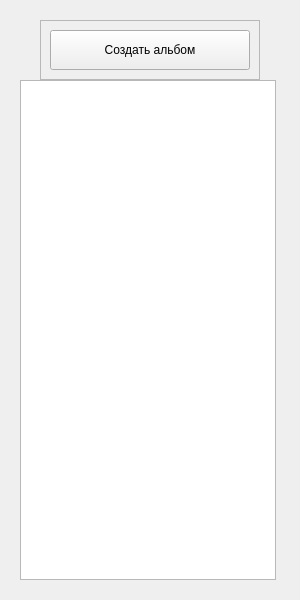
<?xml version="1.0" encoding="UTF-8"?>
<ui version="4.0">
 <class>AlbumListWidget</class>
 <widget class="QWidget" name="AlbumListWidget">
  <property name="geometry">
   <rect>
    <x>0</x>
    <y>0</y>
    <width>300</width>
    <height>600</height>
   </rect>
  </property>
  <property name="sizePolicy">
   <sizepolicy hsizetype="Fixed" vsizetype="Fixed">
    <horstretch>0</horstretch>
    <verstretch>0</verstretch>
   </sizepolicy>
  </property>
  <property name="windowTitle">
   <string>Form</string>
  </property>
  <widget class="QFrame" name="frame">
   <property name="geometry">
    <rect>
     <x>40</x>
     <y>20</y>
     <width>220</width>
     <height>60</height>
    </rect>
   </property>
   <property name="sizePolicy">
    <sizepolicy hsizetype="Expanding" vsizetype="Fixed">
     <horstretch>0</horstretch>
     <verstretch>0</verstretch>
    </sizepolicy>
   </property>
   <property name="minimumSize">
    <size>
     <width>0</width>
     <height>60</height>
    </size>
   </property>
   <property name="maximumSize">
    <size>
     <width>16777215</width>
     <height>0</height>
    </size>
   </property>
   <property name="frameShape">
    <enum>QFrame::StyledPanel</enum>
   </property>
   <property name="frameShadow">
    <enum>QFrame::Raised</enum>
   </property>
   <widget class="QPushButton" name="createAlbumButton">
    <property name="geometry">
     <rect>
      <x>10</x>
      <y>10</y>
      <width>200</width>
      <height>40</height>
     </rect>
    </property>
    <property name="sizePolicy">
     <sizepolicy hsizetype="Fixed" vsizetype="Fixed">
      <horstretch>0</horstretch>
      <verstretch>0</verstretch>
     </sizepolicy>
    </property>
    <property name="minimumSize">
     <size>
      <width>200</width>
      <height>40</height>
     </size>
    </property>
    <property name="maximumSize">
     <size>
      <width>16777215</width>
      <height>40</height>
     </size>
    </property>
    <property name="sizeIncrement">
     <size>
      <width>0</width>
      <height>0</height>
     </size>
    </property>
    <property name="text">
     <string>Создать альбом</string>
    </property>
    <property name="icon">
     <iconset resource="gallery-desktop.qrc">
      <normaloff>:/res/icons/album-add.png</normaloff>:/res/icons/album-add.png</iconset>
    </property>
   </widget>
  </widget>
  <widget class="QListView" name="albumList">
   <property name="geometry">
    <rect>
     <x>20</x>
     <y>80</y>
     <width>256</width>
     <height>500</height>
    </rect>
   </property>
   <property name="sizePolicy">
    <sizepolicy hsizetype="Fixed" vsizetype="Fixed">
     <horstretch>0</horstretch>
     <verstretch>0</verstretch>
    </sizepolicy>
   </property>
   <property name="minimumSize">
    <size>
     <width>0</width>
     <height>500</height>
    </size>
   </property>
  </widget>
 </widget>
 <resources>
  <include location="gallery-desktop.qrc"/>
 </resources>
 <connections/>
</ui>
